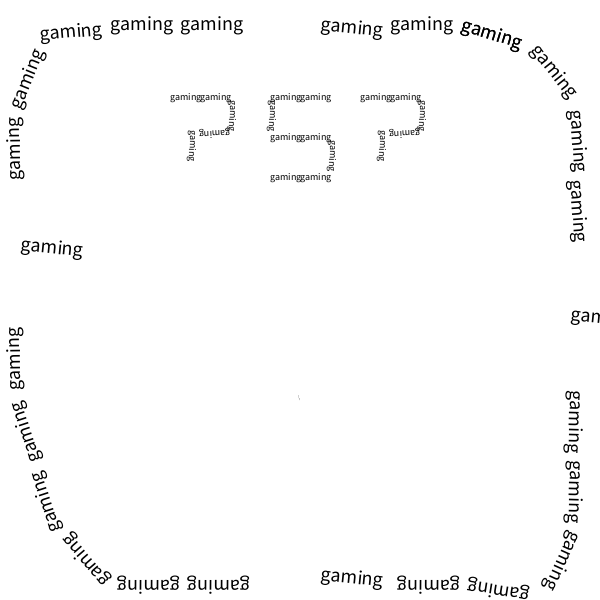
Frame 1 (no input)
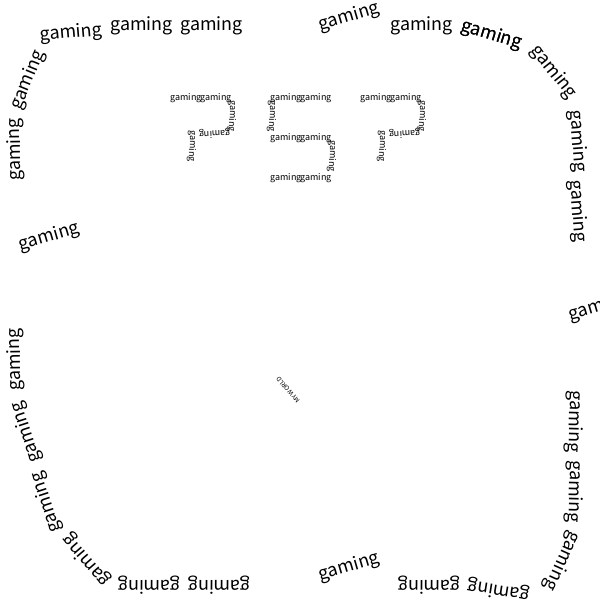
Frame 60 (the mouse pressed at the canvas centre just before this capture)
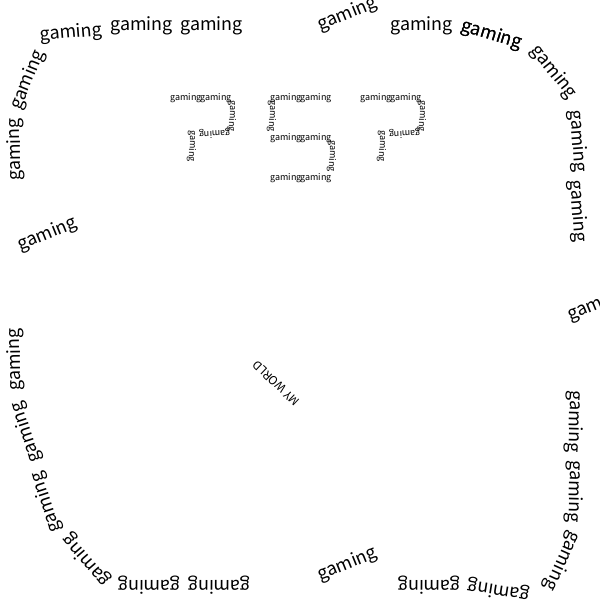
Frame 120 (the mouse held since frame 60 and released just before this capture)

The Processing sketch that drew these frames (run headless with seeded random() and noise(); from frame 60 on, the mouse is pressed at the canvas centre):

// Processing sketch: processing_121208
// ── processing_121208.pde

float angle = 0;
float angleV1 = -2;
float x = 300;
float y=20;
float speed1 = .5;
float speed = 1;
float speedy = 1;
boolean turn=false;
boolean yturn=false;
float startX1=390;
float startY1=30;
float pletter=170;
float pletter2=360;
float sletterx=300;
float timer;
int sc=1;
float sss=1;
float scaler=0.1;
float mLetter=400;
void setup()
{
  size(600,600);
}

void draw()
{
  background(255);
  fill(0);
  if (angle > 6)
    angle = 0;
    
  angle += 0.1;
  angleV1 += 0.1;
  
    if (angleV1 > 6)
       angleV1 = 0;
       
  if (sss > 10000000)
    sss = 0;
  sss+=.1;
   
  
  pushMatrix();
  translate(startX1,startY1);
 // rotate(angle);
   
  textSize(20);
  text("gaming", 0, 0);
   
  popMatrix();
   pushMatrix();
  translate(startX1+70,startY1);
 rotate(.3);
   
  textSize(20);
  text("gaming", 0, 0);
   
  popMatrix();
   pushMatrix();
  translate(startX1+140,startY1+20);
  rotate(.9);
   
  textSize(20);
  text("gaming", 0, 0);
   
  popMatrix();
  pushMatrix();
  translate(startX1+70,startY1);
 rotate(.3);
   
  textSize(20);
  text("gaming", 0, 0);
   
  popMatrix();
  // sidways right circle start
   pushMatrix();
  translate(startX1+180,startY1+80);
  rotate(1.5);
   
  textSize(20);
  text("gaming", 0, 0);
   
  popMatrix();
  pushMatrix();
  translate(startX1+180,startY1+80+70);
  rotate(1.5);
   
  textSize(20);
  text("gaming", 0, 0);
   
  popMatrix();
  /*
  pushMatrix();
  translate(startX1+180,startY1+80+140);
  rotate(1.5);
   
  textSize(20);
  text("gaming", 0, 0);
   
  popMatrix();
  */
 /* 
   pushMatrix();
  translate(startX1+180,startY1+80+210);
  rotate(1.6);
   
  textSize(20);
  text("gaming", 0, 0);
  popMatrix();
  */
  pushMatrix();
  translate(startX1+180,startY1+80+210);
  rotate(angle);
   
  textSize(20);
  text("gaming", 0, 0);
  popMatrix();
  pushMatrix();
  translate(startX1+180,startY1+80+280);
  rotate(1.6);
   
  textSize(20);
  text("gaming", 0, 0);
  popMatrix();
  pushMatrix();
  translate(startX1+180,startY1+80+350);
  rotate(1.6);
   
  textSize(20);
  text("gaming", 0, 0);
  popMatrix();
  pushMatrix();
  translate(startX1+180,startY1+80+420);
  rotate(2);
   
  textSize(20);
  text("gaming", 0, 0);
  popMatrix();
  pushMatrix();
  translate(startX1+140,startY1+80+480);
  rotate(3.3);
   
  textSize(20);
  text("gaming", 0, 0);
  popMatrix();
  pushMatrix();
  translate(startX1+70,startY1+80+470);
  rotate(3.15);
   
  textSize(20);
  text("gaming", 0, 0);
  popMatrix();
  /*
  pushMatrix();
  translate(startX1+0,startY1+80+470);
  rotate(3.15);
   
  textSize(20);
  text("gaming", 0, 0);
  popMatrix();
  */
  pushMatrix();
  translate(startX1-70,startY1+80+470);
  rotate(angle);
   
  textSize(20);
  text("gaming", 0, 0);
  popMatrix();
  pushMatrix();
  translate(startX1-140,startY1+80+470);
  rotate(3.15);
   
  textSize(20);
  text("gaming", 0, 0);
  popMatrix();
  pushMatrix();
  translate(startX1-210,startY1+80+470);
  rotate(3.15);
   
  textSize(20);
  text("gaming", 0, 0);
  popMatrix();
  pushMatrix();
  translate(startX1-280,startY1+80+470);
  rotate(4);
   
  textSize(20);
  text("gaming", 0, 0);
  popMatrix();
  pushMatrix();
  translate(startX1-330,startY1+80+420);
  rotate(4.4);
   
  textSize(20);
  text("gaming", 0, 0);
  popMatrix();
  pushMatrix();
  translate(startX1-350,startY1+80+350);
  rotate(4.4);
   
  textSize(20);
  text("gaming", 0, 0);
  popMatrix();
  pushMatrix();
  translate(startX1-370,startY1+80+280);
  rotate(4.7);
   
  textSize(20);
  text("gaming", 0, 0);
  popMatrix();
  /*
  pushMatrix();
  translate(startX1-370,startY1+80+210);
  rotate(4.7);
   
  textSize(20);
  text("gaming", 0, 0);
  popMatrix();
  */
  pushMatrix();
  translate(startX1-370,startY1+80+140);
  rotate(angle);
   
  textSize(20);
  text("gaming", 0, 0);
  popMatrix();
  pushMatrix();
  translate(startX1-370,startY1+80+70);
  rotate(4.7);
   
  textSize(20);
  text("gaming", 0, 0);
  popMatrix();
  pushMatrix();
  translate(startX1-370,startY1+80+0);
  rotate(5.1);
   
  textSize(20);
  text("gaming", 0, 0);
  popMatrix();
  pushMatrix();
  translate(startX1-350,startY1+80-70);
  rotate(6.2);
   
  textSize(20);
  text("gaming", 0, 0);
  popMatrix();
  pushMatrix();
  translate(startX1-280,startY1+80-80);
  rotate(0);
   
  textSize(20);
  text("gaming", 0, 0);
  popMatrix();
  pushMatrix();
  translate(startX1-210,startY1+80-80);
  rotate(0.0);
   
  textSize(20);
  text("gaming", 0, 0);
  popMatrix();
  /*
  pushMatrix();
  translate(startX1-140,startY1+80-80);
  rotate(0.0);
   
  textSize(20);
  text("gaming", 0, 0);
  popMatrix();
  */
  pushMatrix();
  translate(startX1-70,startY1+80-80);
  rotate(angle);
   
  textSize(20);
  text("gaming", 0, 0);
  popMatrix();
  // letters start
 // pletter=170
  pushMatrix();
  translate(pletter,100);
 // rotate(angle);
   
  textSize(10);
  text("gaming", 0, 0);
   
  popMatrix();
   pushMatrix();
  translate(pletter+30,100);
 // rotate(angle);
   
  textSize(10);
  text("gaming", 0, 0);
   
  popMatrix();
   pushMatrix();
  translate(pletter+60,100);
  rotate(1.6);
   
  textSize(10);
  text("gaming", 0, 0);
   
  popMatrix();
  pushMatrix();
  translate(pletter+60,130);
  rotate(3.1);
   
  textSize(10);
  text("gaming", 0, 0);
   
  popMatrix();
  pushMatrix();
  translate(pletter+20,130);
  rotate(1.6);
   
  textSize(10);
  text("gaming", 0, 0);
   
  popMatrix();
  // second letter
  // sletterx=300
  
  pushMatrix();
  translate(sletterx,100);
  rotate(0);
   
  textSize(10);
  text("gaming", 0, 0);
   
  popMatrix();
  pushMatrix();
  translate(sletterx-30,100);
  rotate(0);
   
  textSize(10);
  text("gaming", 0, 0);
   
  popMatrix();
  pushMatrix();
  translate(sletterx-30,100);
  rotate(1.6);
   
  textSize(10);
  text("gaming", 0, 0);
   
  popMatrix();
  pushMatrix();
  translate(sletterx-30,140);
  rotate(0);
   
  textSize(10);
  text("gaming", 0, 0);
   
  popMatrix();
  pushMatrix();
  translate(sletterx,140);
  rotate(0);
   
  textSize(10);
  text("gaming", 0, 0);
   
  popMatrix();
  pushMatrix();
  translate(sletterx+30,140);
  rotate(1.6);
   
  textSize(10);
  text("gaming", 0, 0);
   
  popMatrix();
  pushMatrix();
  translate(sletterx,180);
  rotate(0);
   
  textSize(10);
  text("gaming", 0, 0);
   
  popMatrix();
  pushMatrix();
  translate(sletterx-30,180);
  rotate(0);
   
  textSize(10);
  text("gaming", 0, 0);
   
  popMatrix();
  // pletter 2 
  //pletter2= 
  pushMatrix();
  translate(pletter2,100);
 // rotate(angle);
   
  textSize(10);
  text("gaming", 0, 0);
   
  popMatrix();
   pushMatrix();
  translate(pletter2+30,100);
 // rotate(angle);
   
  textSize(10);
  text("gaming", 0, 0);
   
  popMatrix();
   pushMatrix();
  translate(pletter2+60,100);
  rotate(1.6);
   
  textSize(10);
  text("gaming", 0, 0);
   
  popMatrix();
  pushMatrix();
  translate(pletter2+60,130);
  rotate(3.1);
   
  textSize(10);
  text("gaming", 0, 0);
   
  popMatrix();
  pushMatrix();
  translate(pletter2+20,130);
  rotate(1.6);
   
  textSize(10);
  text("gaming", 0, 0);
   
  popMatrix();
   pushMatrix();
  translate(300,400);
  rotate(angleV1);
   
  textSize(sss);
  text("MY WORLD", 0, 0);
   
  popMatrix();
  
  timer+=.02;
  println(timer);
  if(timer>10)
  {
    sc+=1;
    scaler+=.01;
    pushMatrix();
    fill(255,0,0);
    rectMode(CENTER);
    noStroke();
    rect(300,300,sc,sc);
    if(timer>25)
    {fill(0);
    int a=(int)random(20,350);
    int b=(int)random(100,500);
    translate(a,b);
  rotate(0);
 //  scale(scaler);
  textSize(50);
  text("responsibility", 0, 0);
  int c=(int)random(20,350);
    int d=(int)random(100,500);
    translate(c,d);
  rotate(0);
 //  scale(scaler);
  textSize(50);
  text("responsibility", 0, 0);
    }
    popMatrix();
  }
}
